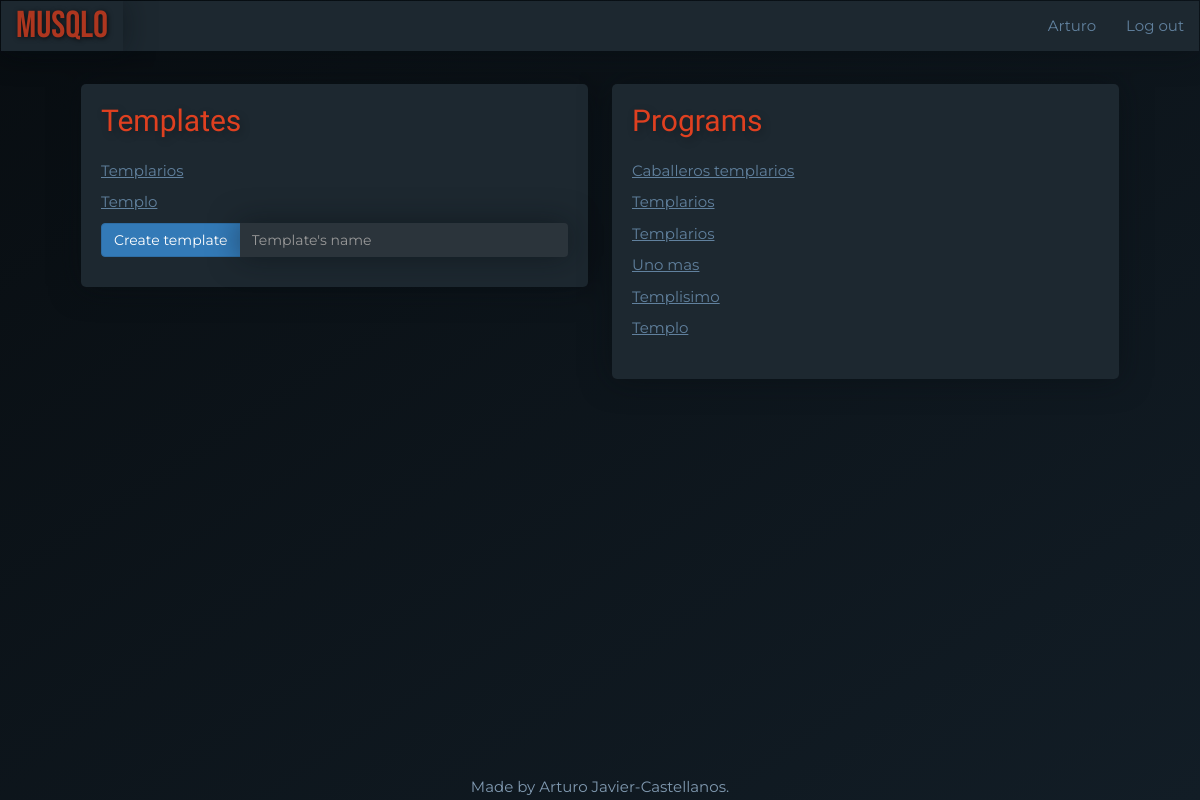
The page /dashboard (signed in) on the database as committed earlier.
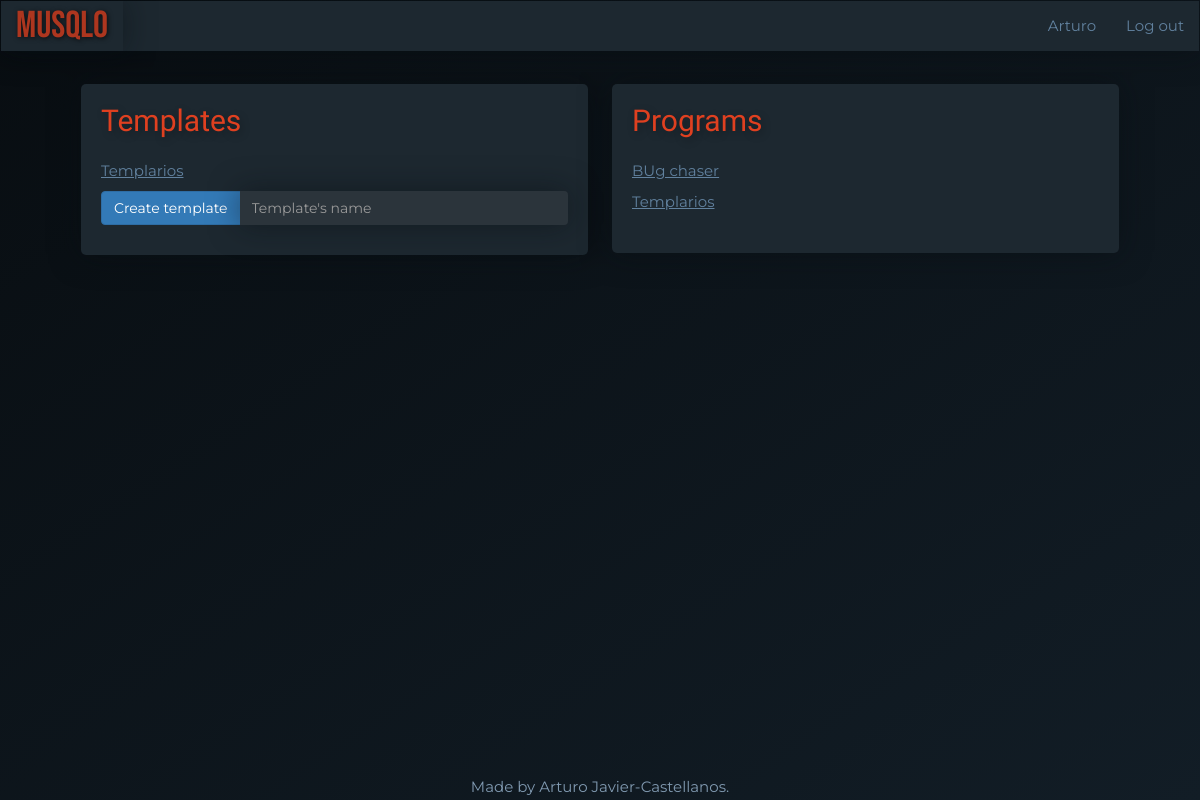
The same page on the database as committed later.
### main.py (models this page shows)
class User(UserMixin, db.Model):
    __tablename__ = "users"
    id = Column(Integer, primary_key=True)
    email = Column(String(100), unique=True)
    password = Column(String(100))
    name = Column(String(100))
    program_templates = relationship("ProgramTemplate", back_populates="user")
    programs = relationship("Program", back_populates="user")

class ProgramTemplate(db.Model):
    __tablename__ = "programTemplates"
    id = Column(Integer, primary_key=True)
    user_id = Column(Integer, ForeignKey("users.id"))
    user = relationship("User", back_populates="program_templates")
    name = Column(String(250), nullable=False)
    workout_templates = relationship("WorkoutTemplate", back_populates="parent_program_template")

class Program(db.Model):
    __tablename__ = "programs"
    id = Column(Integer, primary_key=True)
    user_id = Column(Integer, ForeignKey("users.id"))
    user = relationship("User", back_populates="programs")
    name = Column(String(200), nullable=False)
    weeks = Column(Integer, nullable=False)
    workouts = relationship("Workout", back_populates="parent_program")

### main.py (the view, shortened to what this page needs)
@app.route("/dashboard", methods=["GET", "POST"])
@login_required
def dashboard():
    all_templates = ProgramTemplate.query.filter(ProgramTemplate.user_id == current_user.id).all()
    all_programs = Program.query.filter(Program.user_id == current_user.id).all()
    new_program_form = NewProgramForm()
    return render_template("dashboard.html", templates=all_templates, programs=all_programs, form=new_program_form)

### forms.py
class NewProgramForm(FlaskForm):
    name = StringField("Template's name", validators=[DataRequired()])
    create = SubmitField("Create template")

### main.py (called while the page is built)
@login_manager.user_loader
def load_user(user_id):
    try:
        return User.query.get(int(user_id))
    except ValueError:
        return None

### templates/dashboard.html (shortened to what this page needs)
{% extends 'bootstrap/base.html' %}
{% block content %}
{% include "header.html" %}
    <div class="row">
        <div class="col-lg-6">
            <div class="card">
            <h2 class="card-title">Templates</h2>
            {% if templates: %}
                {% for template in templates: %}
                   <p><a href="{{ url_for('show_program_template', program_template_id=template.id) }}">{{ template.name }}</a></p>
                {% endfor %}
            {% else: %}
                <p>You have not added any templates yet.</p>
            {% endif %}
            <form action="" method="post" role="form">
                <div class="input-group">
                    <span class="input-group-btn">
                    {{ form.create(class_="btn btn-primary") }}
                    </span>
                    {{ form.name(class_="form-control", placeholder="Template's name") }}
                </div>
            </form>
            </div>
        </div>
        <div class="col-lg-6">
            <div class="card">
                <h2 class="card-title">Programs</h2>
                {% if programs: %}
                    {% for program in programs: %}
                       <p><a href="{{ url_for('show_program', program_id=program.id, week=1) }}">{{ program.name }}</a></p>
                    {% endfor %}
                {% else: %}
                    <p>You have not added any programs yet.</p>
                {% endif %}
            </div>
        </div>
        </div>
{% include "footer.html" %}
{% endblock %}

### templates/header.html (shortened to what this page needs)
<!DOCTYPE html>
<html lang="en">
<head>
    <link href="{{ url_for('static', filename='css/styles.css')}}" rel="stylesheet">
</head>
<body>
<div id="wrap">
<nav class="navbar navbar-inverted" role="navigation">
  <div class="navbar-header">
    <a class="navbar-brand" href="{{url_for('home')}}">MUSQLO</a>
  </div>
  <div class="collapse navbar-collapse" id="navbar-links">
  <ul class="nav navbar-nav navbar-right">
    {% if current_user.is_authenticated: %}
    <li><a href="{{url_for('user')}}">{{ current_user.name }}</a></li>
    <li><a href="{{url_for('logout')}}">Log out</a></li>
    {% else: %}
    <li><a href="{{ url_for('home',_anchor='login') }}">Log in</a></li>
    <li><a href="{{ url_for('register') }}">Register</a></li>
    {% endif %}
  </ul>
  </div>
</nav>
<div id="main">
<div class="container-fluid">

### templates/footer.html
</div>
</div>
</div>
<div class="text-center" id="footer">
	<p>Made by Arturo Javier-Castellanos.</p>
</div>
</body>
</html>

### static/css/styles.css (style rules this page uses)
body { font-family: 'Montserrat', sans-serif; font-size: 1.5rem; color: #819ab1; background: linear-gradient(to bottom right, #080d11, #121d26) fixed; }
p a { color: #61819e; text-decoration: underline; }
.container-fluid { padding: 1% 7%; }
.card { background-color: #1d2830; border-radius: 5px; box-shadow: 0px 0 30px rgba(8, 13, 17, 0.5); padding: 0 20px 30px; margin-bottom: 30px; }
.card-title { font-family: 'Cairo', sans-serif; font-size: 3rem; color: #df4020; padding: 20px 0 15px; margin: 0 0 8px 0; text-shadow: 2px 3px 8px rgba(0, 0, 0, .3); }
.col-lg-6 { padding: 0 12px; }
.form-control { color: #819ab1; background-color: #2b343b; border: 0; box-shadow: 0px 0 30px rgba(8, 13, 17, 0.5); }
.navbar-collapse { font-family: 'Montserrat', sans-serif; background-color: #1d2830; box-shadow: 0px 0 30px rgba(8, 13, 17, 0.5); }
.navbar-collapse a { color: #61819e; }
.navbar-header { font-family: 'Montserrat', sans-serif; background-color: #1d2830; box-shadow: 0px 0 30px rgba(8, 13, 17, 0.5); }
.navbar-header a { color: #61819e; }
.navbar-inverted > .navbar-header > .navbar-brand { font-family: 'Bebas Neue', cursive; color: #ad361f; font-size: 2.5em; text-shadow: 1px 1px 5px rgba(0, 0, 0, .7); }
html, body { height: 100%; }
#wrap { min-height: 100%; }
#main { overflow:auto; padding-bottom: 2%; }
#footer { position: relative; margin-top: -2%; height: 2%; clear:both; }

Rows that differ between the two databases and show on the page:
removed ProgramTemplate: name "Templo"
removed Program: name "Caballeros templarios"
removed Program: name "Uno mas"
removed Program: name "Templisimo"
removed Program: name "Templo"
changed Program: name "Templarios" → "BUg chaser"
